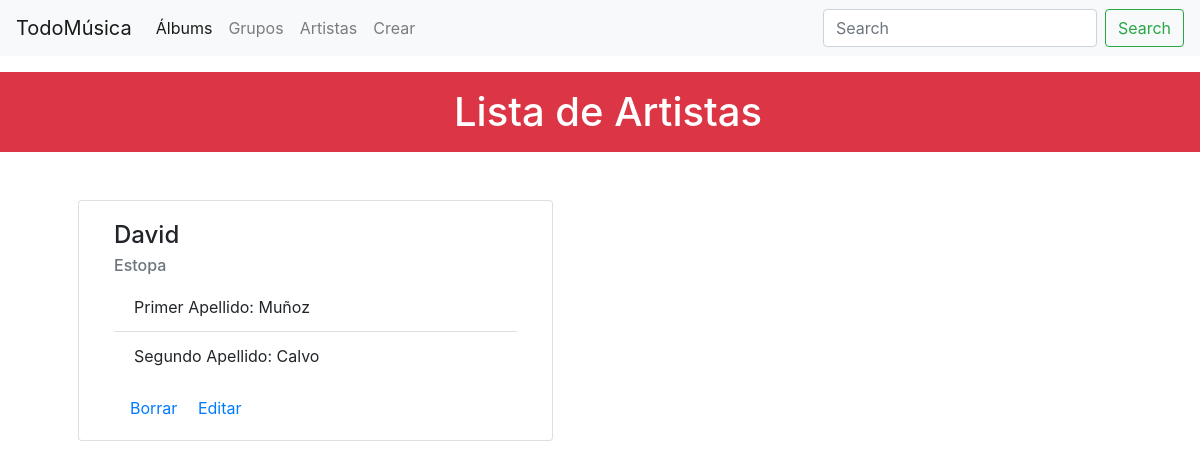
The page /artistas/ on the database as committed earlier.
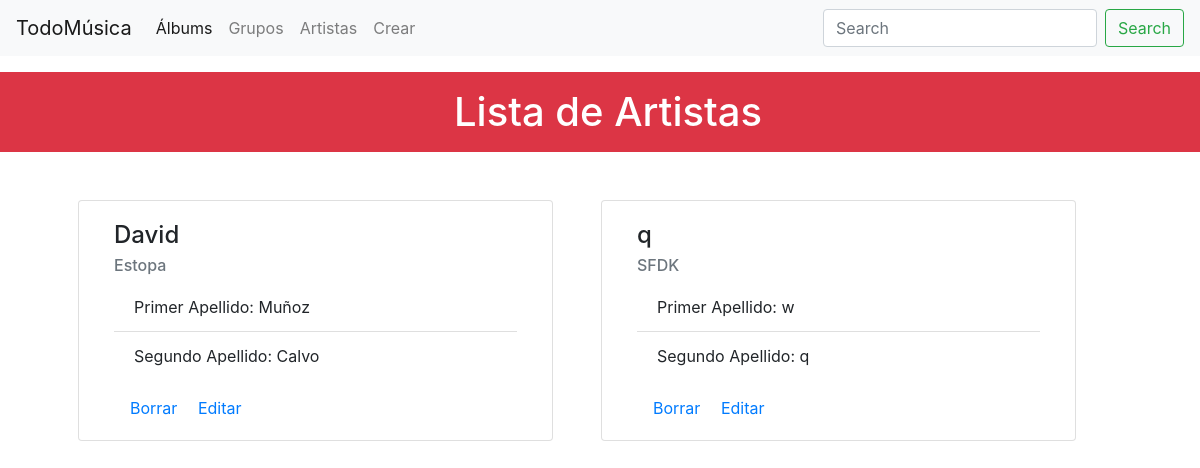
The same page on the database as committed later.
### miAplicacion/models.py (models this page shows)
class Artista(models.Model):
    nombre = models.CharField(max_length=50, blank=False)
    apellido1 = models.CharField(max_length=50, blank=False)
    apellido2 = models.CharField(max_length=50, blank=False)
    grupo_id = models.ForeignKey(Grupo_Musical, on_delete=models.CASCADE)

class Grupo_Musical(models.Model):
    nombreGrupo = models.CharField(max_length=50, blank=False)
    estiloMusica = models.CharField(max_length=50)
    fecha_creacion = models.DateField(blank=False)
    fecha_disolucion = models.DateField(null=True, blank=True, default=None)

### miAplicacion/views.py (the view)
# urls.py: path('artistas/',artistasView,name='artistas'),
def artistasView(request):
    allArtistas = Artista.objects.all()
    context = {'allArtistas': allArtistas}
    return render(request,"artistas.html",context)

### templates/artistas.html (shortened to what this page needs)
{% include "header.html" %}
<!DOCTYPE html>
<html lang="en">
<head>
    {% load static %}
    <link rel="stylesheet" href="{% static 'css/miEstilo.css' %}">
</head>
<body class="body1">
    <div class="container-fluid bg-danger">
        <h1 class="mt-3 ml-3 pt-3 pb-3 text-center text-white">Lista de Artistas</h1>
    </div>
<div class="container mt-5">
    <div class="row">
    {% for artista in allArtistas %}
        <div class="card ml-5 mb-5 col-5" style="width: 18rem;">
          <div class="card-body ">
            <h4 class="card-title">{{ artista.nombre}}</h4>
            <h6 class="card-subtitle mb-2 text-muted">{{ artista.grupo_id.nombreGrupo}}</h6>
              <ul class="list-group list-group-flush mb-3">
                  <li class="list-group-item ">Primer Apellido: {{ artista.apellido1 }}</li>
                  <li class="list-group-item ">Segundo Apellido: {{ artista.apellido2}}</li>
                  </ul>
            <a href="/borrarArtista/{{artista.id}}" class="card-link ml-3">Borrar </a>
            <a href="/editarArtista/{{ artista.id }}" class="card-link ml-3 ">Editar</a>
          </div>
        </div>
    {% endfor %}
    </div>
</div>
</body>
</html>

Rows that differ between the two databases and show on the page:
added Artista: nombre "q", grupo_id.nombreGrupo "SFDK", apellido1 "w", apellido2 "q"
